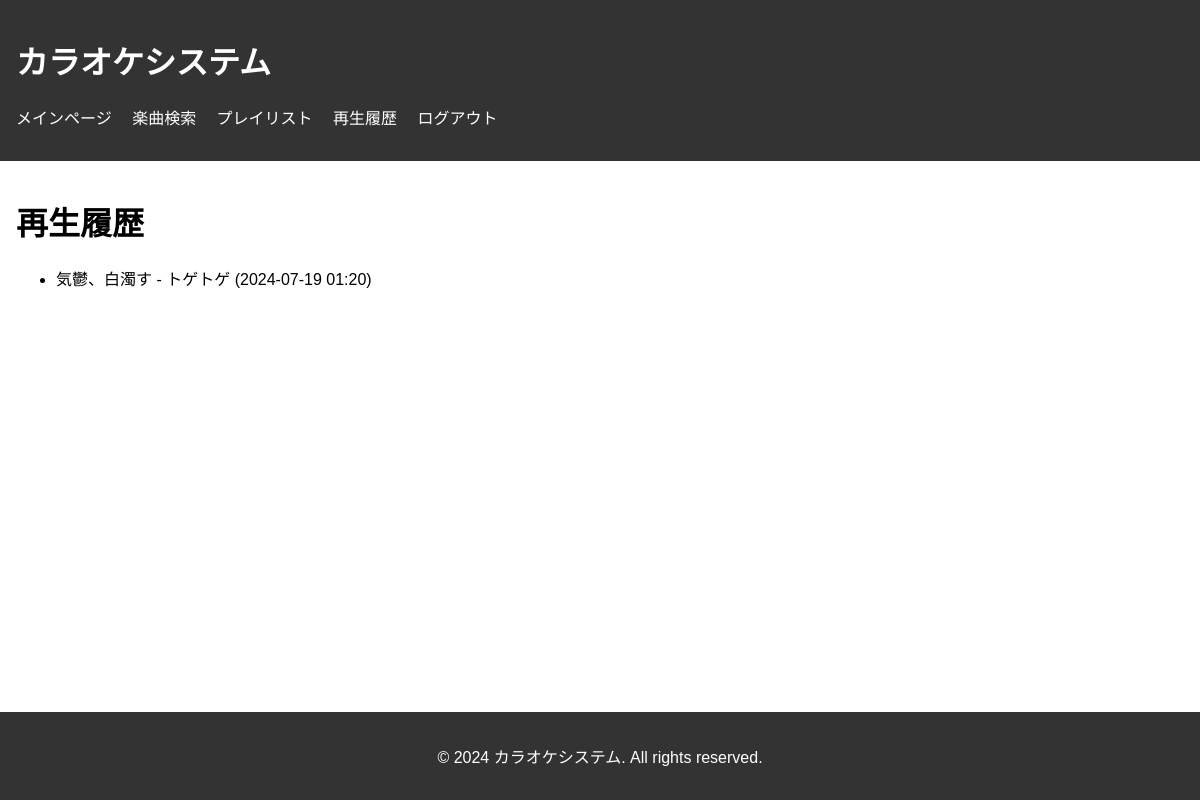
The page /history/ (signed in) on the database as committed earlier.
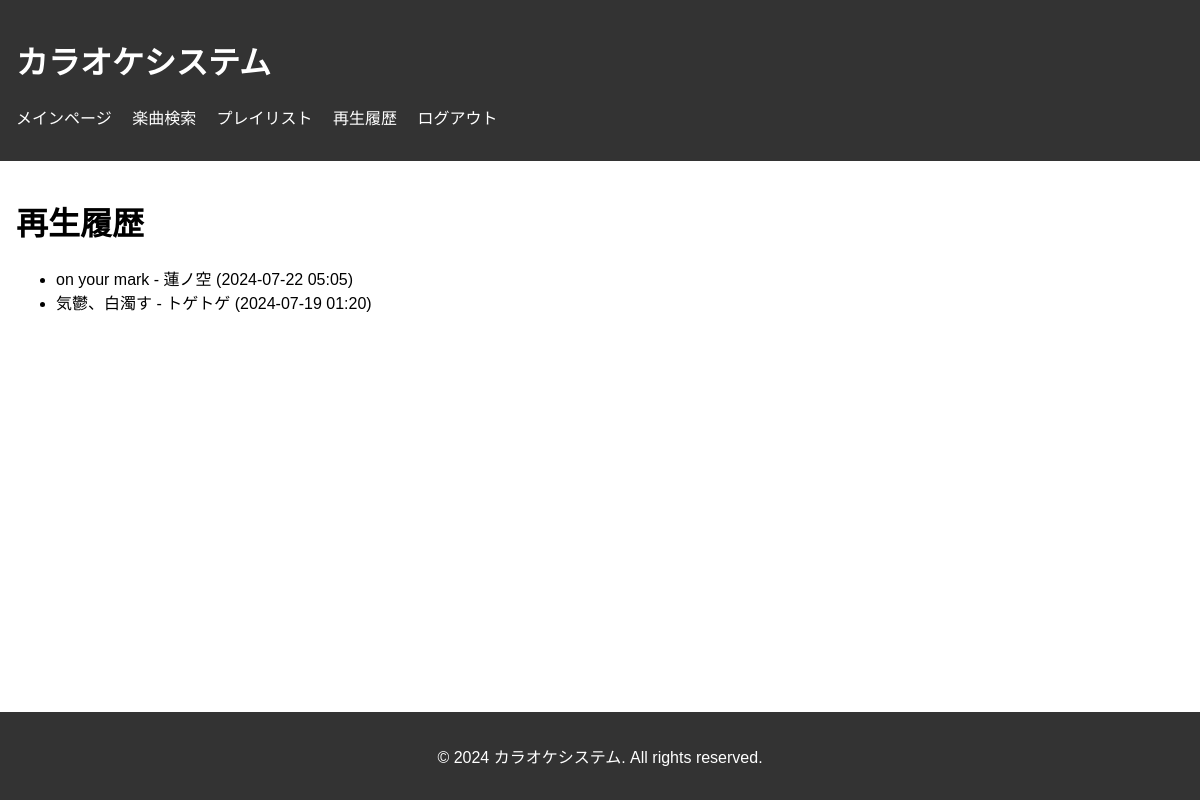
The same page on the database as committed later.
### karaoke/models/history.py (models this page shows, shortened)
class History(models.Model):
    historyid = models.AutoField(primary_key=True)
    user = models.ForeignKey(settings.AUTH_USER_MODEL, on_delete=models.CASCADE)
    song = models.ForeignKey(Song, on_delete=models.CASCADE)
    order_time = models.DateTimeField(auto_now_add=True)

### karaoke/models/song.py (models this page shows, shortened)
class Song(models.Model):
    songid = models.AutoField(primary_key=True)
    title = models.CharField(max_length=200)
    artist = models.CharField(max_length=200)
    album = models.CharField(max_length=200, null=True, blank=True)
    file_path = models.FileField(upload_to='songs/')

### karaoke/views.py (the view)
# urls.py: path('history/', views.view_history, name='view_history'),
@login_required
def view_history(request):
    user_history = History.objects.filter(user=request.user).order_by('-order_time')
    context = {
        'history': user_history
    }
    return render(request, 'history.html', context)

### karaoke/templates/history.html (shortened to what this page needs)
{% extends 'base.html' %}
{% block content %}
<h1>再生履歴</h1>
<ul>
    {% for item in history %}
    <li>
        {{ item.song.title }} - {{ item.song.artist }} ({{ item.order_time|date:"Y-m-d H:i" }})
    </li>
    {% empty %}
    <li>まだ履歴がありません。</li>
    {% endfor %}
</ul>
{% endblock %}

### karaoke/templates/base.html (shortened to what this page needs)
<!DOCTYPE html>
<html lang="ja">
  <head>
  </head>
  <body>
    <header>
      <h1>カラオケシステム</h1>
      <nav>
        <ul>
          <li>
            <a href="{% url 'main' %}">メインページ</a>
          </li>
          <li>
            <a href="{% url 'search_songs' %}">楽曲検索</a>
          </li>
          <li>
            <a href="{% url 'order_list' %}">プレイリスト</a>
          </li>
          <li>
            <a href="{% url 'view_history' %}">再生履歴</a>
          </li>
          {% if user.is_authenticated %}
            <li>
              <a onclick="confirmLogout()">ログアウト</a>
            </li>
          {% endif %}
        </ul>
      </nav>
    </header>
    <main>
      {% block content %}
      {% endblock %}
    </main>
    <footer>
      <p>&copy; 2024 カラオケシステム. All rights reserved.</p>
    </footer>
  </body>
</html>

### karaoke/templates/base.html (style rules this page uses)
body { font-family: Arial, sans-serif; margin: 0; padding: 0; display: flex; flex-direction: column; min-height: 100vh; }
header { background-color: #333; color: white; padding: 1rem; }
nav ul { list-style-type: none; padding: 0; }
nav ul li { display: inline; margin-right: 1rem; }
nav ul li a { color: white; text-decoration: none; }
main { flex: 1; padding: 1rem; }
footer { background-color: #333; color: white; text-align: center; padding: 1rem; }

Rows that differ between the two databases and show on the page:
added History: song "on your mark", song.artist "蓮ノ空", order_time "2024-07-22 05:05"
